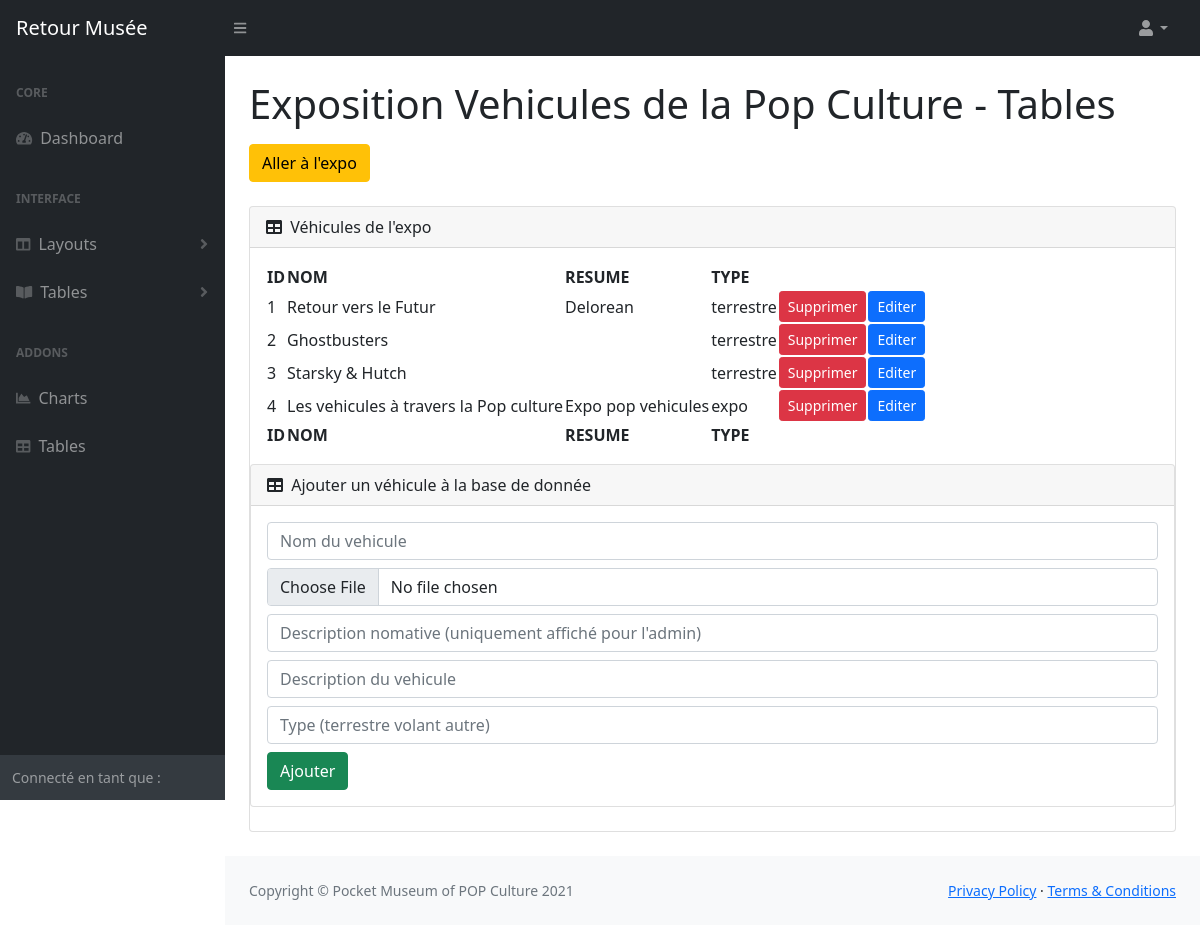
/admin/Expo_vehicules.php, run on the app's committed database.
### tables this page shows
CREATE TABLE `popvehicules` (
  `ID` int(11) NOT NULL,
  `NAME` varchar(100) NOT NULL,
  `DESCRIPTION` varchar(100) NOT NULL,
  `IMAGE` longblob NOT NULL,
  `CONTENT` longtext NOT NULL,
  `TYPE` varchar(255) NOT NULL,
  `EVALUATION` int(1) DEFAULT NULL
);

### DAO/VehiculeDAO.php (called while the page is built, shortened)
<?php
require_once(__DIR__ . "/../MODEL/Vehicule.php");
class VehiculeDAO extends Connection
{
    function displayAllVehicule()
    {
        try {
            $db = $this->connectionDB();
            $stmt = $db->prepare("SELECT * FROM popvehicules");
            $stmt->execute();
            $result = $stmt->get_result();
            $data = $result->fetch_all(MYSQLI_ASSOC);
        } catch (mysqli_sql_exception $error) {
            $message = "La requête que vous tentez d'obtenir n'a pas pu aboutir. \"" . $error->getCode() . " La tentative d'inscription a échoué\"";
            throw new VehiculeDAOException($message);
        }
        $vehicules = [];
        foreach ($data as $value) {
            $vehicules[] = (new Vehicule())
                ->setID($value["ID"])
                ->setNAME($value["NAME"])
                ->setDESCRIPTION($value["DESCRIPTION"])
                ->setIMAGE($value["IMAGE"])
                ->setCONTENT($value["CONTENT"])
                ->setTYPE($value["TYPE"]);
        }
        return $vehicules;
    }
}

### SERVICE/VehiculeService.php (called while the page is built, shortened)
<?php
include_once(__DIR__ . "/../DAO/VehiculeDAO.php");
class VehiculeService
{
    public function displayAllVehicule()
    {
        $vehiculeDAO = new VehiculeDAO();
        try {
            $vehiculeService = $vehiculeDAO->displayAllVehicule();
        } catch (VehiculeDAOException $error) {
            throw new VehiculeServiceException($error->getMessage());
        }
        return $vehiculeService;
    }
}

### MODEL/Vehicule.php (called while the page is built, shortened)
<?php
class Vehicule
{
    private int $ID;
    private string $NAME;
    private string $DESCRIPTION;
    private string $TYPE;
    public function getID()
    {
        return $this->ID;
    }
    public function setID($ID)
    {
        $this->ID = $ID;
        return $this;
    }
    public function getNAME()
    {
        return $this->NAME;
    }
    public function setNAME($NAME)
    {
        $this->NAME = $NAME;
        return $this;
    }
    public function getDESCRIPTION()
    {
        return $this->DESCRIPTION;
    }
    public function setDESCRIPTION($DESCRIPTION)
    {
        $this->DESCRIPTION = $DESCRIPTION;
        return $this;
    }
    public function setIMAGE($IMAGE)
    {
        return $this;
    }
    public function setCONTENT($CONTENT)
    {
        return $this;
    }
    public function getTYPE()
    {
        return $this->TYPE;
    }
    public function setTYPE($TYPE)
    {
        $this->TYPE = $TYPE;
        return $this;
    }
}

### admin/Expo_vehicules.php (the view, shortened to what this page needs)
<?php require_once "views/view_header_admin.php" ?>
<?php require_once "views/view_footer_admin.php" ?>
<?php require_once('../Service/VehiculeService.php'); ?>
<div id="layoutSidenav">
    <div id="layoutSidenav_content">
        <main>
            <div class="container-fluid px-4">
                <h1 class="mt-4">Exposition Vehicules de la Pop Culture - Tables</h1>
                <ol class="breadcrumb mb-4">
                    <li class="breadcrumb-item active"><a href="../vehiculespop.php" target="blank"><button class="btn btn-warning mt-2" name="expo">Aller à l'expo</button></a></li>
                </ol>
                <div class="card mb-4">
                    <div class="card-header">
                        <i class="fas fa-table me-1"></i>
                        Véhicules de l'expo
                    </div>
                    <div class="card-body">
                        <table id="datatablesSimple">
                            <thead>
                                <tr>
                                    <th>ID</th>
                                    <th>NOM</th>
                                    <th>RESUME</th>
                                    <th>TYPE</th>
                                </tr>
                            </thead>
                            <tfoot>
                                <tr>
                                    <th>ID</th>
                                    <th>NOM</th>
                                    <th>RESUME</th>
                                    <th>TYPE</th>
                                </tr>
                            </tfoot>
                            <tbody>
                                <?php
                                $vehicules = (new VehiculeService())->displayAllVehicule();
                                foreach ($vehicules as $value) {
                                    $id = $value->getID();
                                    $title = $value->getNAME();
                                    $content = $value->getDESCRIPTION();
                                    $type = $value->getTYPE();
                                ?>
                                    <tr>
                                        <td><?= $id ?></td>
                                        <td><?= $title ?></td>
                                        <td><?= $content ?></td>
                                        <td><?= $type ?></td>
                                        <td><a class='btn btn-danger btn-sm' href='controller/delete_vehicule.php?id=<?= $id ?>'>Supprimer</a></td>
                                        <td><a class='btn btn-primary btn-sm' href='controller/delete_vehicule.php?id=<?= $id ?>'>Editer</a></td>
                                    </tr>
                                <?php }
                                ?>
                            </tbody>
                        </table>
                    </div>
                    <div class="card mb-4">
                        <div class="card-header">
                            <i class="fas fa-table me-1"></i>
                            Ajouter un véhicule à la base de donnée
                        </div>
                        <div class="card-body">
                            <form action="" method="POST" enctype="multipart/form-data">
                                <div class="form-group mb-2">
                                    <input type="text" class="form-control" name="expo_title" placeholder="Nom du vehicule">
                                </div>
                                <div class="form-group mb-2">
                                    <input type="file" class="form-control" name="expo_image" accept="image/png, image/jpeg" placeholder="image">
                                </div>
                                <div class="form-group mb-2">
                                    <input type="text" class="form-control" name="expo_desc" placeholder="Description nomative (uniquement affiché pour l'admin)">
                                </div>
                                <div class="form-group mb-2">
                                    <input type="text" class="form-control" name="expo_description" placeholder="Description du vehicule">
                                </div>
                                <div class="form-group mb-2">
                                    <input type="text" class="form-control" name="expo_type" placeholder="Type (terrestre volant autre)">
                                </div>
                                <button class="btn btn-success" type="submit" name="submit">Ajouter</button>
                            </form>
                        </div>
                    </div>
                </div>
        </main>

### data on the page
popvehicules: ID "1", NAME "Retour vers le Futur", DESCRIPTION "Delorean", TYPE "terrestre"
popvehicules: ID "2", NAME "Ghostbusters", TYPE "terrestre"
popvehicules: ID "3", NAME "Starsky & Hutch", TYPE "terrestre"
popvehicules: ID "4", NAME "Les vehicules à travers la Pop culture", DESCRIPTION "Expo pop vehicules", TYPE "expo"
